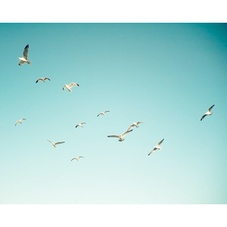
%> input picture Code/birds.jpg, 227 x 227 px, shrunk from 300 x 300 before the run
$ octave ex3.m   (GNU Octave 9; MATLAB toolbox functions it lacks are replaced by stand-ins)
%> lines starting %> are read from the running program, lines starting %| are printed output that depends on the picture
close all;

I_target = double(rgb2gray(imread('birds.jpg')))/255;
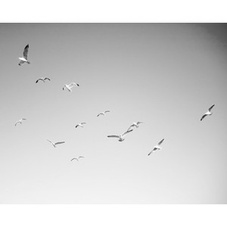
%> I_target: size 227x227 double; min 0.0549, max 1, mean 0.82
I_source = double(rgb2gray(imread('beatles.jpg')))/255;
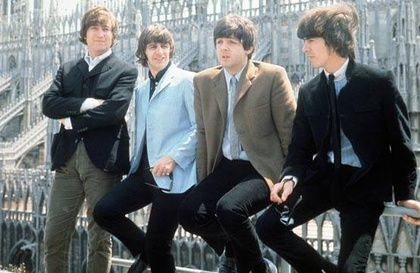
%> input picture Code/beatles.jpg, 420 x 273 px, shrunk from 555 x 361 before the run
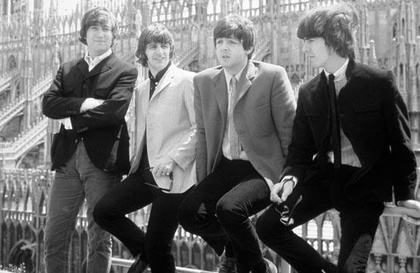
%> I_source: size 273x420 double; min 0, max 1, mean 0.408
% region specification
%> (the run ends here)
